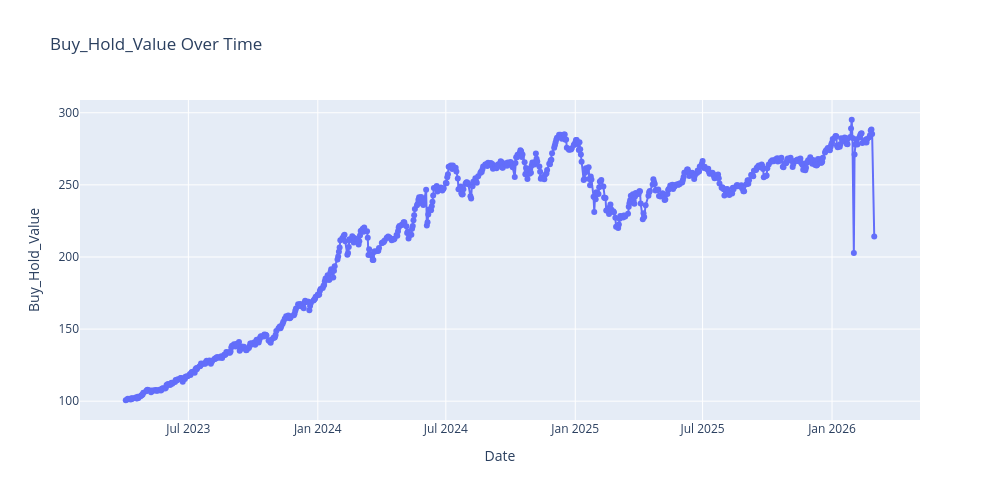

Source (notebook cell):
### Code cell
import plotly.express as px

# ✅ Group by Date and calculate total portfolio value
portfolio_summary = (
    conc_df.groupby("Date", as_index=False)["Buy_Hold_Value"].sum()
)
# ✅ Plot with Plotly
fig = px.line(
    portfolio_summary,
    x="Date",
    y="Buy_Hold_Value",
    title="Buy_Hold_Value Over Time",
    labels={"Date": "Date", "Buy_Hold_Value": "Buy_Hold_Value"},
    markers=True
)

fig.update_traces(line=dict(width=2))
fig.update_layout(width=1000,   # 🔑 width
                  height=500)    # 🔑 height
fig.show()

### Figure 1 — Plotly figure (JSON) as saved in the notebook; plotly's stock layout.template omitted (floating-point values rounded to 4 significant figures; data arrays with more than 128 entries replaced by an {"elided": "..."} marker saying what was removed)
{"data": [{"hovertemplate": "Date=%{x}<br>Buy_Hold_Value=%{y}<extra></extra>", "legendgroup": "", "line": {"color": "#636efa", "dash": "solid", "width": 2}, "marker": {"symbol": "circle"}, "mode": "lines+markers", "name": "", "orientation": "v", "showlegend": false, "type": "scatter", "x": {"elided": "724 str values"}, "xaxis": "x", "y": {"elided": "724 float values"}, "yaxis": "y"}], "layout": {"height": 500, "legend": {"tracegroupgap": 0}, "title": {"text": "Buy_Hold_Value Over Time"}, "width": 1000, "xaxis": {"anchor": "y", "domain": [0, 1], "title": {"text": "Date"}}, "yaxis": {"anchor": "x", "domain": [0, 1], "title": {"text": "Buy_Hold_Value"}}}}
